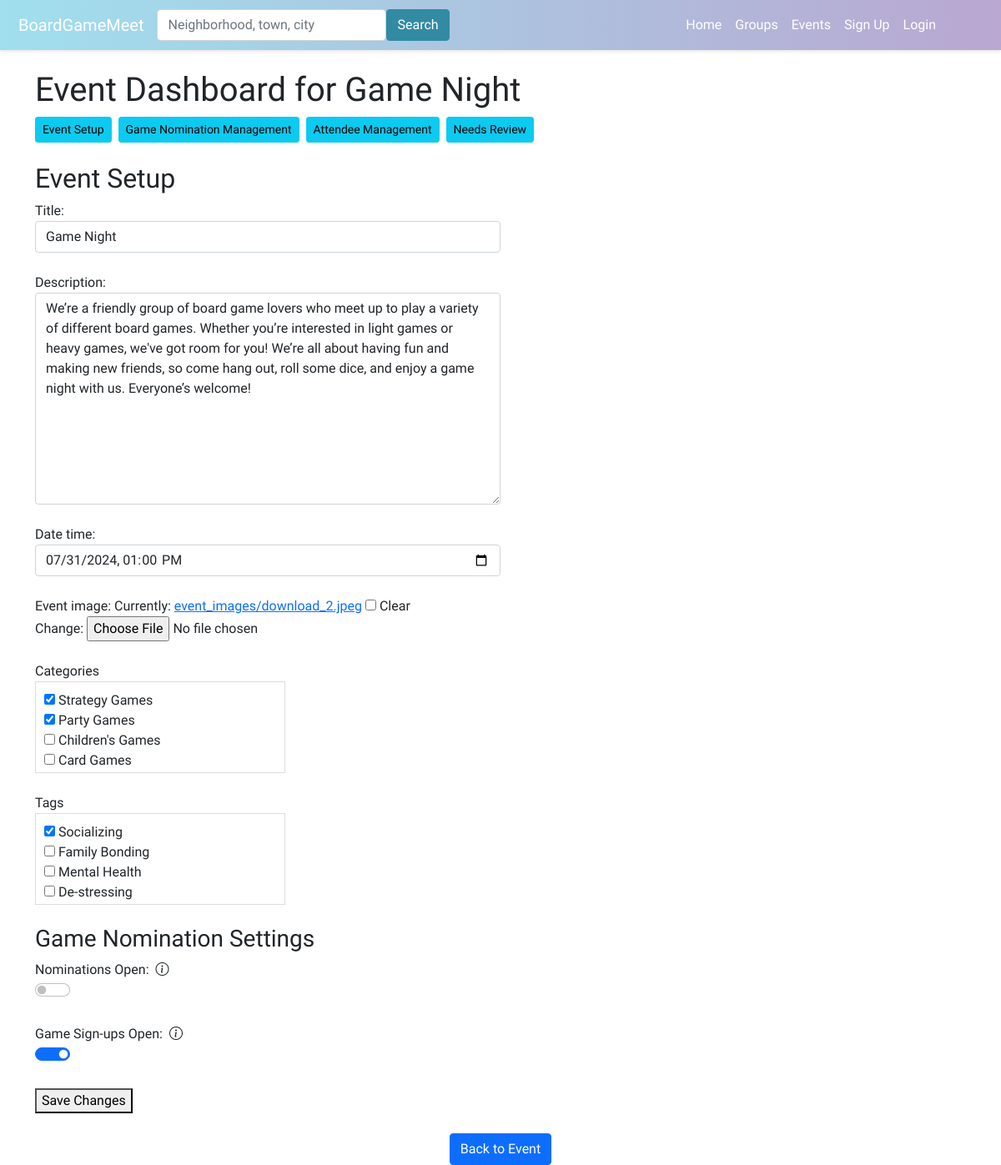
The app's page /event-dashboard/event/2/, older data.
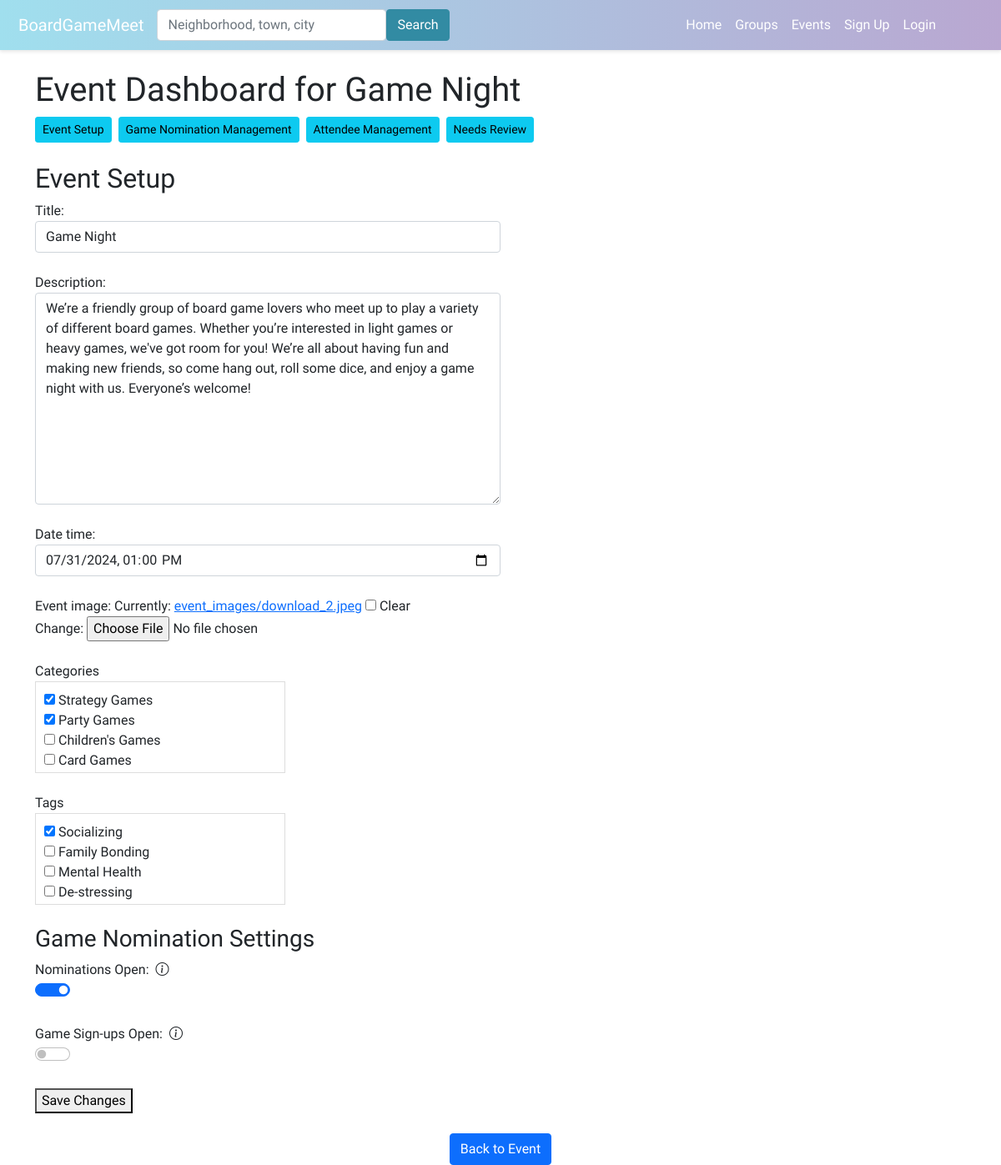
The same page, newer data.
### boardgame/models.py (models this page shows, shortened)
class Event(models.Model):
    group = models.ForeignKey(Group, on_delete=models.CASCADE)
    title = models.CharField(max_length=100)
    description = models.TextField()
    date_time = models.DateTimeField()
    attendees = models.ManyToManyField(User, through='EventAttendance')
    event_image = models.ImageField(upload_to='event_images/', null=True, blank=True)
    categories = models.ManyToManyField(Category, related_name='events', blank=True)
    tags = models.ManyToManyField(Tag, related_name='events', blank=True)
    nominations_open = models.BooleanField(default=True)
    signups_open = models.BooleanField(default=False)
    admin_only_nominations = models.BooleanField(default=False)
    skip_nominations = models.BooleanField(default=False)

### boardgame/views.py (the view, shortened to what this page needs)
# urls.py: path('event-dashboard/event/<int:event_id>/', views.manage_event_dashboard, name='manage_event_dashboard'),
def manage_event_dashboard(request, event_id, section=None):
    event = get_object_or_404(Event, id=event_id)
    section = section or request.GET.get('section', 'event_setup')
    context = {'event': event, 'section': section}
    if section == 'event_setup':
        if request.method == 'POST':
            form = EventForm(request.POST, instance=event)
            if form.is_valid():
                form.save()
                messages.success(request, 'Event updated successfully.')
                return redirect('manage_event_dashboard_with_section', event_id=event.id, section='event_setup')
        else:
            form = EventForm(instance=event)
        context.update({'form': form})
    elif section == 'needs_review':
        pass
    return render(request, 'boardgame/manage_event_dashboard.html', context)

### boardgame/forms.py
class EventForm(forms.ModelForm):
    class Meta:
        model = Event
        fields = ['title', 'description', 'date_time','event_image','categories', 'tags',
                  'nominations_open', 'signups_open']
        widgets = {
            'title': forms.TextInput(attrs={'class': 'form-control', 'style': 'width: 50%;'}),
            'description': forms.Textarea(attrs={'class': 'form-control', 'style': 'width: 50%;'}),
            'date_time': forms.DateTimeInput(attrs={'type': 'datetime-local', 'class': 'form-control', 'style': 'width: 50%;'}),
            'categories': forms.CheckboxSelectMultiple,
            'tags': forms.CheckboxSelectMultiple,
            'nominations_open': forms.CheckboxInput(attrs={'class': 'form-check-input form-switch'}),
            'signups_open': forms.CheckboxInput(attrs={'class': 'form-check-input form-switch'}),
        }

### boardgame/models.py (called while the page is built)
    def __str__(self):
        return self.name

    def __str__(self):
        return self.name

### boardgame/templates/boardgame/manage_event_dashboard.html (shortened to what this page needs)
{% extends 'boardgame/base.html' %}
{% load static %}
{% load custom_filters %}
{% block content %}
<head>
    <link href="https://cdn.jsdelivr.net/npm/bootstrap-icons@1.10.5/font/bootstrap-icons.css" rel="stylesheet">
</head>
<h1>Event Dashboard for {{ event.title }} </h1>
<nav>
    <ul class="nav nav-pills">
        <li class="nav-item">
            <a class="btn btn-info btn-sm me-2"
                href="{% url 'manage_event_dashboard_with_section' event.id 'event_setup' %}">Event Setup</a>
        </li>
        <li class="nav-item">
            <a class="btn btn-info btn-sm me-2"
                href="{% url 'manage_event_dashboard_with_section' event.id 'game_nominations' %}">Game Nomination
                Management</a>
        </li>
        <li class="nav-item">
            <a class="btn btn-info btn-sm me-2"
                href="{% url 'manage_event_dashboard_with_section' event.id 'attendee_management' %}">Attendee
                Management</a>
        </li>
        <li class="nav-item">
            <a class="btn btn-info btn-sm me-2"
                href="{% url 'manage_event_dashboard_with_section' event.id 'needs_review' %}">Needs Review</a>
        </li>
    </ul>
</nav>
<br />
{% if section == 'event_setup' %}
<h2>Event Setup</h2>
<form method="post">
   <div class="form-group">
    {{ form.title.label_tag }} {{ form.title }} <br/>
    {{ form.description.label_tag }} {{ form.description }} <br/>
    {{ form.date_time.label_tag }} {{ form.date_time }} <br/>
    {{ form.event_image.label_tag }} {{ form.event_image }} <br/>
    </div>
    <br/>
    <div class="form-group">
        <label for="id_categories">{{ form.categories.label }}</label>
        <div class="scrollable-checkboxes">
            {{ form.categories }}
        </div>
    </div>
    <br/>
    <div class="form-group">
        <label for="id_tags">{{ form.tags.label }}</label>
        <div class="scrollable-checkboxes">
            {{ form.tags }}
        </div>
    </div>
    <br/>
     <div class="section">
        <h3>Game Nomination Settings</h3>
        <div class="form-group">
            <label for="id_nominations_open" class="d-flex align-items-center">
                Nominations Open:
                <i class="bi bi-info-circle ms-2" data-bs-toggle="tooltip" data-bs-placement="top" data-bs-html="true"
                   title="<strong>Enabled:</strong> Users can nominate games.<br><strong>Disabled:</strong> Nominations are closed and the section is removed from the event page."></i>
            </label>
            <div class="form-check form-switch">
                {{ form.nominations_open }}
            </div>
        </div>
        <br />
        <div class="form-group">
            <label for="id_signups_open" class="d-flex align-items-center">
                Game Sign-ups Open:
                <i class="bi bi-info-circle ms-2" data-bs-toggle="tooltip" data-bs-placement="top" data-bs-html="true"
                   title="<strong>Enabled:</strong> Approved games will be listed in the game sign-up section of the event page.<br><strong>Disabled:</strong> The game sign-up section will not appear on the event page and users cannot sign up for games."></i>
            </label>
            <div class="form-check form-switch">
                {{ form.signups_open }}
            </div>
        </div>
        <br />
    </div>
    <button type="submit">Save Changes</button>
</form>
    {% elif section == 'needs_review' %}
    <h2>Needs Review</h2>
    {% endif %}
    <div class="text-center mt-4">
        <a href="{% url 'event_details' event.id %}" class="btn btn-primary">Back to Event</a>
    </div>
    {% endblock %}

### boardgame/templates/boardgame/base.html (shortened to what this page needs)
{% load static %}
<!doctype html>
<html lang="en">
<head>
  <link rel="stylesheet" href="{% static 'boardgame/style.css' %}">
  <link href="https://cdn.jsdelivr.net/npm/bootstrap@5.0.2/dist/css/bootstrap.min.css" rel="stylesheet">
</head>
<body>
  {% include 'boardgame/navbar.html' %}
  <div class="container-lg">
    {% block content %}{% endblock %}
  </div>
  <link rel="stylesheet" href="https://ajax.googleapis.com/ajax/libs/jqueryui/1.12.1/themes/smoothness/jquery-ui.css">
</body>
</html>

### boardgame/templates/boardgame/navbar.html (shortened to what this page needs)
<nav class="navbar navbar-expand-lg navbar-dark" style="background: linear-gradient(to right, #a0dfee, #b9a7d1); box-shadow: 0 2px 4px rgba(0, 0, 0, 0.1); padding: 10px;">
  <div class="container-fluid">
    <a class="navbar-brand" href="{% url 'home' %}">BoardGameMeet</a>
    <div class="collapse navbar-collapse" id="navbarSupportedContent">
      <form class="d-flex me-auto mb-2 mb-lg-0" method="POST" action="{% url 'search' %}">
        <input class="form-control custom-search-bar" type="search" placeholder="Neighborhood, town, city" aria-label="Search" name="searched">
        <button class="btn" type="submit" style="background-color: #328ba3; border-color: #328ba3; color: #ffffff;">Search</button>
      </form>
      <ul class="navbar-nav me-5 mb-2 mb-lg-0">
        <li class="nav-item">
          <a class="nav-link" href="{% url 'home' %}" style="color: white;">Home</a>
        </li>
        <li class="nav-item">
          <a class="nav-link" href="{% url 'groups' %}" style="color: white;">Groups</a>
        </li>
        <li class="nav-item">
          <a class="nav-link" href="{% url 'events' %}" style="color: white;">Events</a>
        </li>
        {% if user.is_authenticated %}
        <li class="nav-item dropdown">
          <a class="nav-link dropdown-toggle" href="#" id="navbarDropdown" role="button" data-bs-toggle="dropdown" aria-expanded="false" style="color: white;">
            Profile
          </a>
          <ul class="dropdown-menu" aria-labelledby="navbarDropdown">
            <li><a class="dropdown-item" href="{% url 'user_profile' %}">View Profile</a></li>
            <li><hr class="dropdown-divider"></li>
            <li><a class="dropdown-item" href="{% url 'logout' %}">Logout</a></li>
          </ul>
        </li>
        {% else %}
        <li class="nav-item">
          <a class="nav-link" href="{% url 'register' %}" style="color: white;">Sign Up</a>
        </li>
        <li class="nav-item">
          <a class="nav-link" href="{% url 'login' %}" style="color: white;">Login</a>
        </li>
        {% endif %}
      </ul>
    </div>
  </div>
</nav>

### boardgame/static/boardgame/style.css (style rules this page uses)
.btn-sm { font-size: 0.8rem; padding: 5px 10px; }
.navbar .form-control.custom-search-bar { width: 275px; }

### boardgame/templates/boardgame/base.html (style rules this page uses)
body { font-family: 'Varela Round', sans-serif; }
.navbar-nav li { list-style: none !important; font-size: 1rem; }

### boardgame/templates/boardgame/manage_event_dashboard.html (style rules this page uses)
.scrollable-checkboxes { max-height: 110px; width: 300px; overflow-y: auto; border: 1px solid #ddd; padding: 10px; }
.form-check { margin-bottom: 5px; }

Row changes from the older to the newer data that the page shows:
changed Event "Game Night": nominations_open "☐" → "☑"; signups_open "☑" → "☐"
